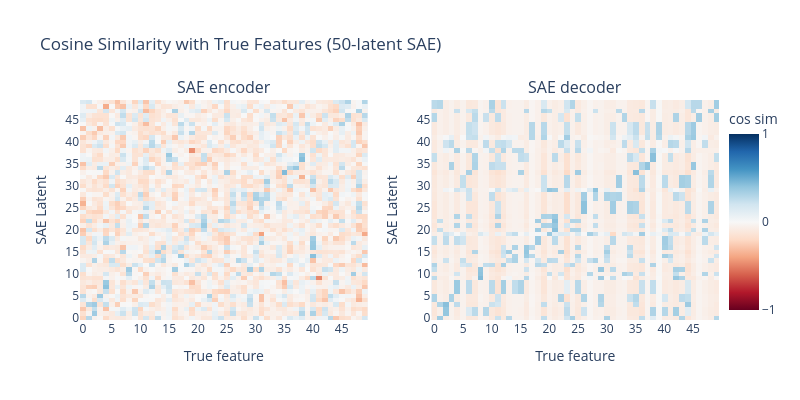

Notebook code for this chart:
### Markdown cell above
Let's see if the SAE learned the true features

### Code cell
plot_sae_feat_cos_sims(sae_50, toy_model, "50-latent SAE", dtick=5, reorder_features=True)

### Figure 1 — Plotly figure (JSON) as saved in the notebook; plotly's stock layout.template omitted (floating-point values rounded to 4 significant figures; data arrays with more than 128 entries replaced by an {"elided": "..."} marker saying what was removed)
{"data": [{"colorscale": [[0, "rgb(103,0,31)"], [0.1, "rgb(178,24,43)"], [0.2, "rgb(214,96,77)"], [0.3, "rgb(244,165,130)"], [0.4, "rgb(253,219,199)"], [0.5, "rgb(247,247,247)"], [0.6, "rgb(209,229,240)"], [0.7, "rgb(146,197,222)"], [0.8, "rgb(67,147,195)"], [0.9, "rgb(33,102,172)"], [1, "rgb(5,48,97)"]], "hovertemplate": "True feature: %{x}<br>SAE Latent: %{y}<br>Cosine Similarity: %{z:.3f}<extra></extra>", "showscale": false, "type": "heatmap", "xaxis": "x", "yaxis": "y", "z": {"elided": "50x50 float values"}, "zmax": 1, "zmin": -1}, {"colorbar": {"dtick": 1, "tickvals": [-1, 0, 1], "title": {"text": "cos sim"}, "x": 1}, "colorscale": [[0, "rgb(103,0,31)"], [0.1, "rgb(178,24,43)"], [0.2, "rgb(214,96,77)"], [0.3, "rgb(244,165,130)"], [0.4, "rgb(253,219,199)"], [0.5, "rgb(247,247,247)"], [0.6, "rgb(209,229,240)"], [0.7, "rgb(146,197,222)"], [0.8, "rgb(67,147,195)"], [0.9, "rgb(33,102,172)"], [1, "rgb(5,48,97)"]], "hovertemplate": "True feature: %{x}<br>SAE Latent: %{y}<br>Cosine Similarity: %{z:.3f}<extra></extra>", "type": "heatmap", "xaxis": "x2", "yaxis": "y2", "z": {"elided": "50x50 float values"}, "zmax": 1, "zmin": -1}], "layout": {"annotations": [{"font": {"size": 16}, "showarrow": false, "text": "SAE encoder", "x": 0.225, "xanchor": "center", "xref": "paper", "y": 1, "yanchor": "bottom", "yref": "paper"}, {"font": {"size": 16}, "showarrow": false, "text": "SAE decoder", "x": 0.775, "xanchor": "center", "xref": "paper", "y": 1, "yanchor": "bottom", "yref": "paper"}], "height": 400, "title": {"text": "Cosine Similarity with True Features (50-latent SAE)"}, "width": 800, "xaxis": {"anchor": "y", "domain": [0, 0.45], "dtick": 5, "title": {"text": "True feature"}}, "xaxis2": {"anchor": "y2", "domain": [0.55, 1], "dtick": 5, "title": {"text": "True feature"}}, "yaxis": {"anchor": "x", "domain": [0, 1], "dtick": 5, "title": {"text": "SAE Latent"}}, "yaxis2": {"anchor": "x2", "domain": [0, 1], "dtick": 5, "title": {"text": "SAE Latent"}}}}
